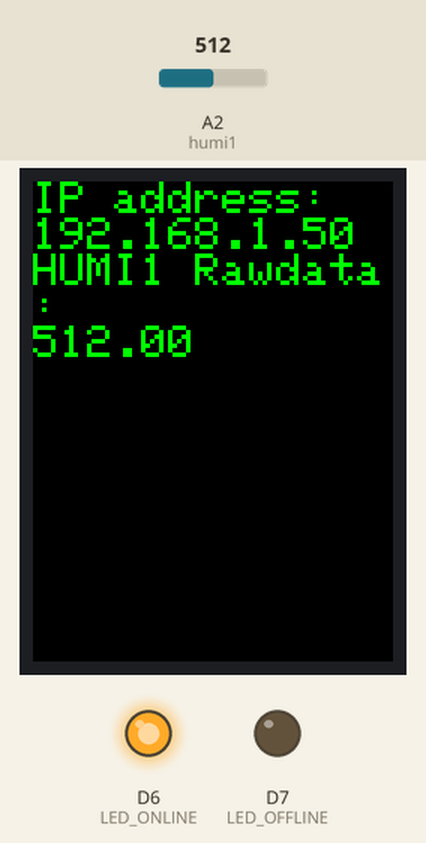
Recording of a sketch running on a simulated Arduino Uno R4 WiFi. Shown: 240×320 colour display, output pins drawn as LEDs (lit = HIGH). The test bench sets the inputs (shaded band); at power-on: A2 (humi1) = 512. WiFi joins after 1.5 s; servers stay silent unless stated; what the sketch prints to the serial monitor is not drawn.

Above: at 12.9 s.
13.0 s: A2 (humi1) set to 716
At 15.7 s:
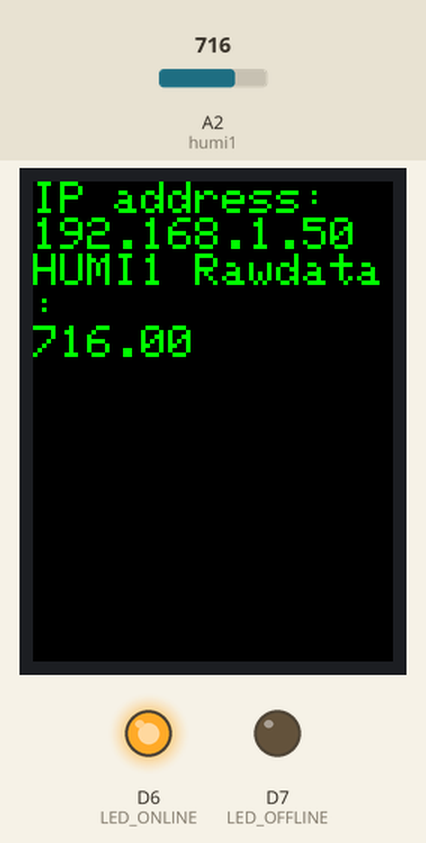
16.4 s: A2 (humi1) set to 900
At 18.7 s:
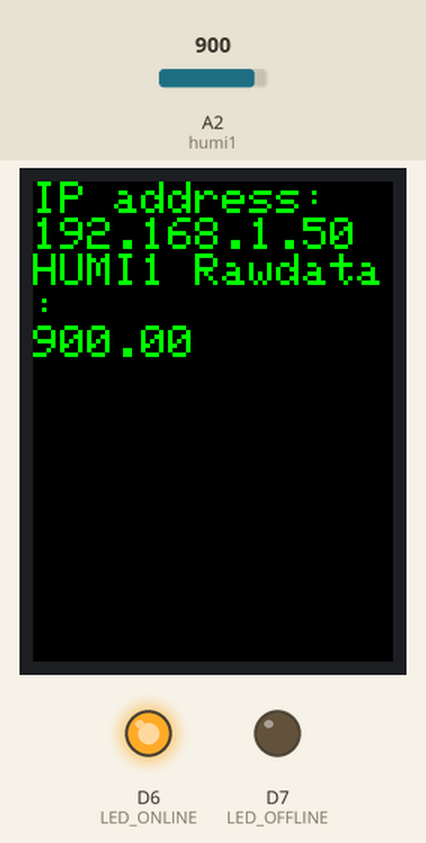
19.8 s: A2 (humi1) set to 1023
At 21.7 s:
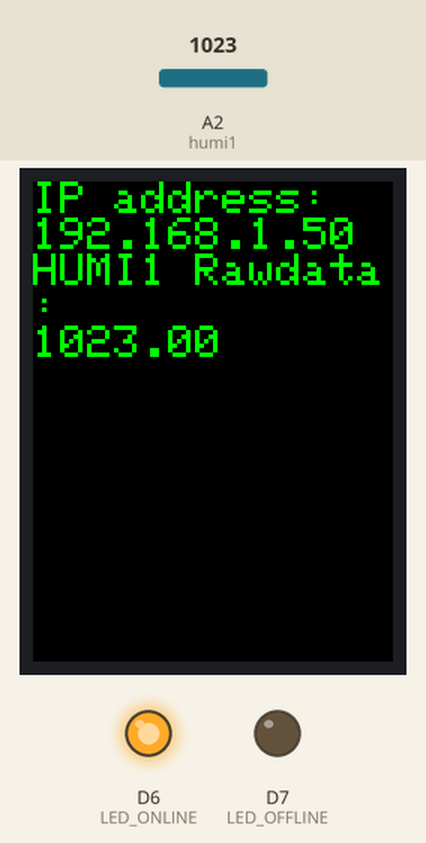
Timing chart, 0 to 23.2 s (numbered marks = the images above; inputs shaded):
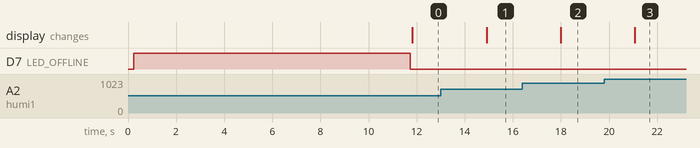

Measured:
- after the input at 13.0 s, the display: changes after 1.9 s (image 1)
- after the input at 16.4 s, the display: changes after 1.6 s (image 2)
- after the input at 19.8 s, the display: changes after 1.3 s (image 3)

The sketch:

Basic_7_Networking_TFT_display.ino
```cpp
#include "WiFiS3.h"
#include "arduino_secrets.h"

#include <TFT_eSPI.h>   // Hardware-specific library
#include <TFT_eWidget.h>  //widget library

char ssid[] = SECRET_SSID;  // your network SSDI(name)
char pass[] = SECRET_PASS;  // your network password (use for WPA, or use as key for WEP)

// define leds
#define LED_OFFLINE 7
#define LED_ONLINE 6

// define soil moisture sensor pin
#define humi1  A2

// define wifi status i
int status = WL_IDLE_STATUS;

// create instance of TFT　display
TFT_eSPI tft = TFT_eSPI();

void setup() {
  // init serial port
  Serial.begin(9600);

  // init leds
  pinMode(LED_OFFLINE, OUTPUT);
  pinMode(LED_ONLINE, OUTPUT);

  // init tft display and clear screen
  tft.begin();
  tft.setRotation(0);
  tft.fillScreen(TFT_BLACK);
  tft.setCursor(0,0);
  tft.setTextColor(TFT_RED);
  tft.setTextSize(3);
  tft.println("Attempting to connect to wifi network!!!");
  tft.println("Please wait for a while....");

  digitalWrite(LED_OFFLINE, HIGH); // turn on Red led unless wifi is connected.

  // attempt to connect to WiFi network:
  while (status != WL_CONNECTED) {
    Serial.print("Attempting to connect to WPA SSID: ");
    Serial.println(ssid);
    // connect to WPA/WPA2 network:
    status = WiFi.begin(ssid, pass);

    // wait 10 seconds for connection;
    delay(10000);

  }
    digitalWrite(LED_OFFLINE, LOW); // turn off red led
    digitalWrite(LED_ONLINE, HIGH); // turn on green led means that wifi connection is ok.
}

void loop() {

   IPAddress ip = WiFi.localIP();
  //  Serial.print("IP address: ");
  //  Serial.println(ip);
   //reading soil moisture sensor's raw data.
   float humi1_value = analogRead(humi1);

   tft.fillScreen(TFT_BLACK);
   tft.setCursor(0,0);
   tft.setTextColor(TFT_GREEN);
   tft.setTextSize(3);
   tft.println("IP address: ");
   tft.println(ip);
   tft.println("HUMI1 Rawdata:");
   tft.println(humi1_value);
   delay(3000);
}
```

arduino_secrets.h
```cpp
#define SECRET_SSID "replace here to your ssid name"
#define SECRET_PASS "replace here to your password of wifi"
```
